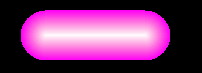

The script that drew this image:
"""
  通电棒棒.py
  注意亮度为0.5的时候最鲜艳
  本程序需要coloradd模块支持,安装方法:
  pip install coloradd
  技术支持微信scartch8,QQ:406273900
  程序运行需要很长时间,请耐心等待。
  可以把窗口最小化,然后就能以更快的速度画完。
"""
import turtle
from coloradd import lightset,coloradd
        
turtle.colormode(255)               # 设定颜色模式为255
turtle.bgcolor('black')             # 设定背景颜色为黑色
turtle.hideturtle()                 # 隐藏海龟
turtle.delay(0)                     # 绘画延时为0毫秒 
turtle.speed(0)                     # 动作速度为最快

color = (255,10,250)                # 设定颜色三元组
for r in range(50,0,-1):            # r从50到1
    turtle.pensize(r)               # 设定画笔粗细
    color = coloradd(color,0.001)   # color颜色增加0.001
    c = lightset(color,1-r/100)     # color颜色设置亮度
    turtle.color(c)                 # 把c设置为海龟画笔与填充颜色
    turtle.fd(100)                  # 前进100个单位
    turtle.bk(100)                  # 倒退100个单位 

turtle.done()                       # 事件循环
